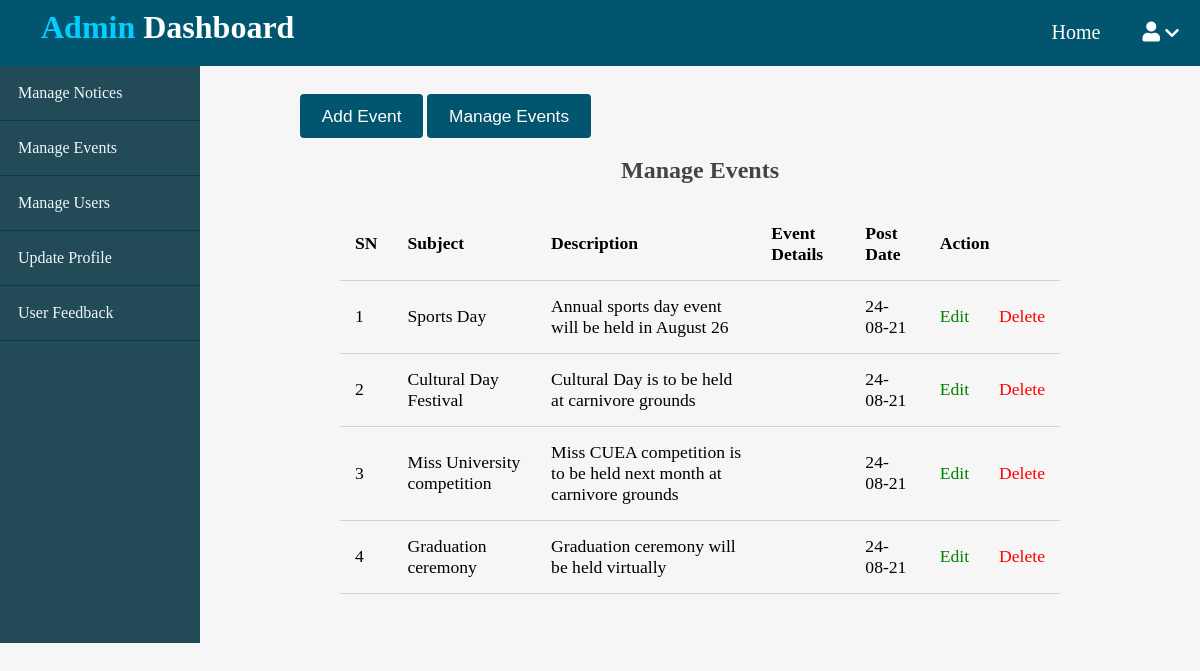
/admin/events/index.php, run on the app's committed database.
### tables this page shows
CREATE TABLE `events` (
  `event_id` int(11) NOT NULL,
  `subject` varchar(255) NOT NULL,
  `description` varchar(255) NOT NULL,
  `image` varchar(255) NOT NULL,
  `created_alt` datetime NOT NULL DEFAULT current_timestamp()
);

### admin/events/index.php (the view, shortened to what this page needs)
<?php
include("../../app/database/db.php");
$query = "SELECT * FROM events ORDER BY created_alt DESC";
$results = mysqli_query($conn, $query);
?>
<!DOCTYPE html>
<html>
<head>
		<link rel="stylesheet" href="https://cdnjs.cloudflare.com/ajax/libs/font-awesome/5.15.3/css/all.min.css">
		<link rel="stylesheet" type="text/css" href="../../assets/css/style.css">
		<link rel="stylesheet" type="text/css" href="../../assets/css/admin.css">
</head>
<body>
<?php include("../../app/includes/adminheader.php"); ?>
	  <div class="admin-wrapper">
<div class="left-sidebar">
	  		<ul>
			   <li><a href="../notice/index.php">Manage Notices</a></li>
	  			<li><a href="index.php">Manage Events</a></li>
				<li><a href="../users/index.php">Manage Users</a></li>
				<li><a href="../profile/index.php">Update Profile</a></li>
				<li><a href="../feedback/index.php">User Feedback</a></li>
	  		</ul>
	  	</div>
	  	<div class="admin-content">
	  		<div class="button-group">
	  			<a href="create.php" class="btn btn-big">Add Event</a>
	  			<a href="index.php" class="btn btn-big">Manage Events</a>
	  		</div>
	  		<div class="content">
	  			<h2 class="admin-title">Manage Events</h2>
	  			<table>
	  		 	<thead>
				   <tr>
	  		 		<th>SN</th>
	  		 		<th>Subject</th>
	  		 		<th>Description</th>
					<th>Event Details</th>
					<th>Post Date</th>
	  		 		<th colspan="2">Action</th>
				   </tr>
	  		 	</thead>
	  		 	<tbody>
				   <?php
				   $count = 1;
				      if ($results->num_rows > 0){
						  while ($row = $results->fetch_assoc()){
                   ?>
							<tr>
							<td><?php echo $count; ?></td>
							<td><?php echo $row['subject']; ?></td>
							<td><?php echo $row['description']; ?></td>
							<td><?php echo $row['file']; ?></td>
							<td><?php echo date('d-m-y',strtotime($row['created_alt'])); ?></td>
							<td><a href="update.php?event_id=<?php echo $row['event_id']; ?>" class="edit">Edit</a></td>
							<td><a href="delete.php?event_id=<?php echo $row['event_id']; ?>" class="delete">Delete</a></td>
						    </tr>
					<?php   $count++;}
					  }
				   ?>
	  		 	</tbody>
	  		 </table>
	  		</div>
	  	</div>
	  </div>
</body>
</html>

### assets/css/style.css (style rules this page uses)
* { box-sizing: border-box; }
html,body { padding: 0px; margin: 0px; height: 100%; background: #f6f6f6; font-family: 'Lora',serif; }
h1,h2,h3,h4 { font-family: 'Candal',serif; color: #444; margin: 5px; }
a { text-decoration: none; color: inherit; }
.btn { padding: .5rem 1rem; background: #02556e; color: white; border: 1px solid transparent; border-radius: .25rem; font-size: 1.08em; font-family: 'Lora', sans-serif; }
.btn-big { padding: .7rem 1.3rem; line-height: 1.3rem; }
.content { width: 90%; margin: 30px auto 30px; }

### assets/css/admin.css (style rules this page uses)
.admin-wrapper { display: flex; height: calc(643px - 66px); }
.admin-wrapper .left-sidebar { flex: 2; height: 100%; background: #234a57; }
.admin-wrapper .left-sidebar ul { list-style: none; margin: 0px; padding: 0px; color: aliceblue; }
.admin-wrapper .left-sidebar ul li a { padding: 18px; display: block; border-bottom: 1px solid #004044; }
.admin-wrapper .admin-content { flex: 8; height: 100%; padding: 40px 100px 100px; overflow-y: scroll; }
.admin-wrapper .admin-title { text-align: center; margin-bottom: 1.5rem; }
table { width: 100%; border-collapse: collapse; font-size: 1.1rem; }
th,td { padding: 15px; text-align: left; border-bottom: 1px solid #d3d3d3; }
.edit { color: green; }
.delete { color: red; }

### data on the page
events: subject "Sports Day", description "Annual sports day event will be held in August 26", created_alt "24-08-21"
events: subject "Cultural Day Festival", description "Cultural Day is to be held at carnivore grounds", created_alt "24-08-21"
events: subject "Miss University competition", description "Miss CUEA competition is to be held next month at carnivore grounds", created_alt "24-08-21"
events: subject "Graduation ceremony", description "Graduation ceremony will be held virtually", created_alt "24-08-21"
